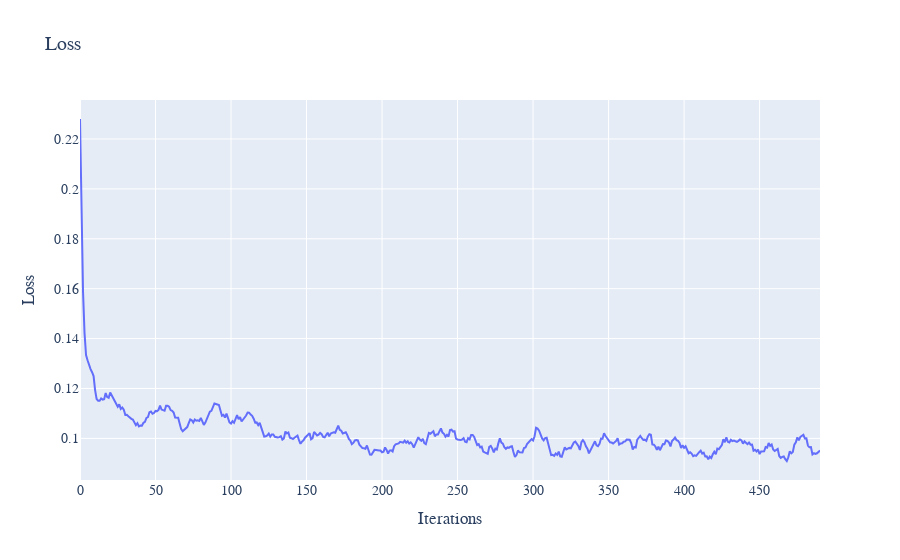

The code cell stored with this chart in its notebook:
### Code cell
eq = OPINION()
model = HEAT_MODEL_CONFIG = {
    "hidden_dim": 64,
    "learning_rate": 5e-3,
    "loss_weights": (2, 1),
    "sampling_method": "uniform",
    "lr_decay": 0.98,
    "network_type": "FF",
    "optimiser": "Adam",
    "method": "Galerkin"
}
solver = DeepPDESolver(model, eq)
losses = list(solver.train(500))
plot_losses(losses)

### Figure 1 — Plotly figure (JSON) as saved in the notebook; plotly's stock layout.template omitted (floating-point values rounded to 4 significant figures; data arrays with more than 128 entries replaced by an {"elided": "..."} marker saying what was removed)
{"data": [{"mode": "lines", "name": "Error at x=0.1", "type": "scatter", "x": {"elided": "491 int values"}, "xaxis": "x", "y": {"elided": "491 float values"}, "yaxis": "y"}], "layout": {"font": {"family": "Courier New, monospace", "size": 14}, "title": {"text": "Loss"}, "xaxis": {"anchor": "y", "domain": [0, 1], "title": {"text": "Iterations"}}, "yaxis": {"anchor": "x", "domain": [0, 1], "title": {"text": "Loss"}}}}
